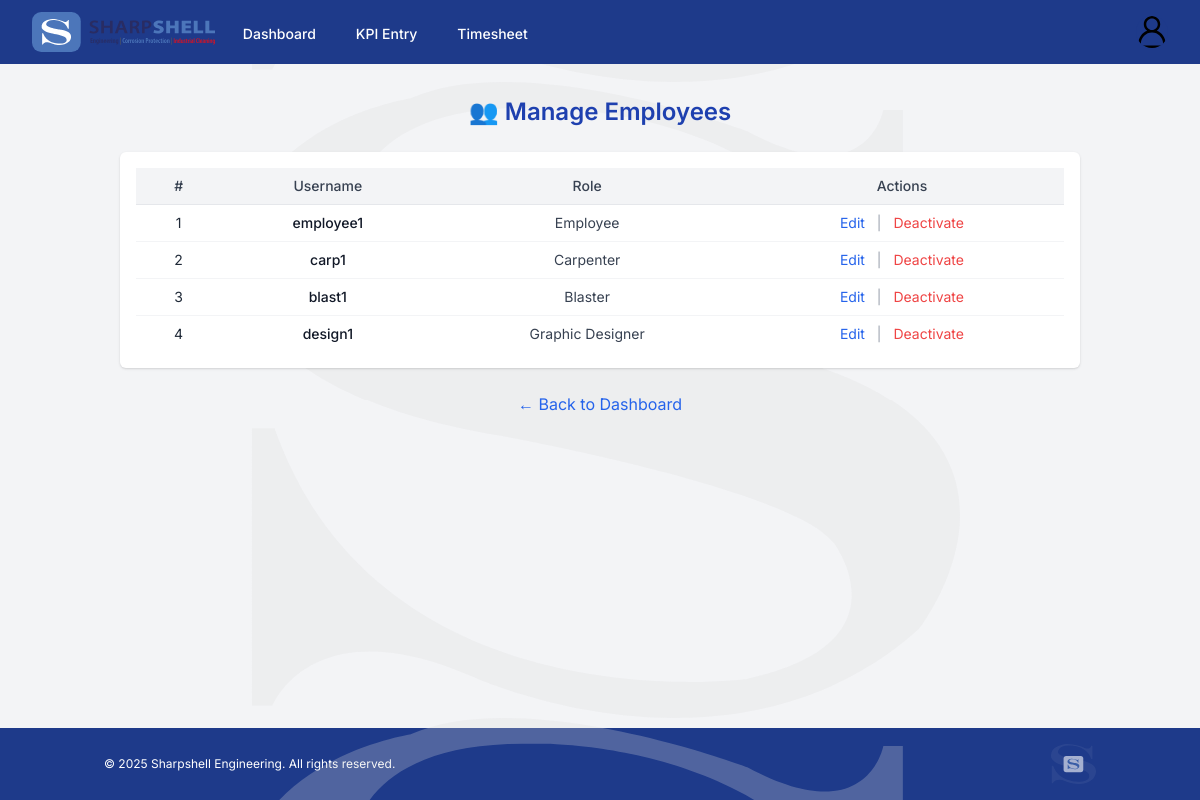
The page /manage_employees (signed in) on the database its author committed.
### app/models.py (models this page shows)
class User(db.Model, UserMixin):
    id = db.Column(db.Integer, primary_key=True)
    username = db.Column(db.String(150), nullable=False, unique=True)
    password = db.Column(db.String(150), nullable=False)
    role = db.Column(db.String(50), nullable=False)  # 'admin', 'supervisor', 'employee', etc.

### app/routes.py (the view)
@main.route('/manage_employees')
def manage_employees():
    if 'user_id' not in session:
        return redirect(url_for('main.login'))
    role = session.get('role', '').lower()
    if role not in ['admin', 'hr', 'supervisor', 'manager', 'senior manager']:
        return render_template('error.html', message="❌ You are not authorized to access this page."), 403
    employees = User.query.filter(User.role.notin_([
        'admin', 'hr', 'supervisor', 'manager', 'senior manager'
    ])).all()
    return render_template('manage_employees.html', employees=employees)

### app/__init__.py (called while the page is built)
def create_app():
    app = Flask(__name__)
    app.secret_key = 'your-secret-key'
    base_dir = os.path.abspath(os.path.dirname(__file__))  # app/
    db_path = os.path.join(base_dir, '..', 'database', 'pms.sqlite')
    app.config['SQLALCHEMY_DATABASE_URI'] = f"sqlite:///{db_path}"
    app.config['SQLALCHEMY_TRACK_MODIFICATIONS'] = False
    app.jinja_env.globals.update(now=datetime.now)
    app.jinja_env.globals['now'] = datetime.utcnow
    @app.context_processor
    def inject_datetime():
        return {'datetime': datetime}
    db.init_app(app)
    Migrate(app, db)
    login_manager.init_app(app)
    login_manager.login_view = 'main.login'
    login_manager.login_message = "Please log in to access this page."
    app.register_blueprint(main_blueprint)
    return app

### app/templates/manage_employees.html (shortened to what this page needs)
{% extends 'base.html' %}
{% block content %}
<div class="relative z-10 max-w-5xl mx-auto px-4">
    <h2 class="text-2xl font-semibold text-blue-800 mb-6 text-center">👥 Manage Employees</h2>
    {% if employees %}
        <div class="overflow-x-auto bg-white shadow rounded-md p-4">
            <table class="min-w-full divide-y divide-gray-200 text-sm text-center">
                <thead class="bg-gray-100 divide-x- divide-gray-300">
                    <tr>
                        <th class="px-4 py-2 font-medium text-gray-700">#</th>
                        <th class="px-4 py-2 font-medium text-gray-700">Username</th>
                        <th class="px-4 py-2 font-medium text-gray-700">Role</th>
                        <th class="px-4 py-2 font-medium text-gray-700">Actions</th>
                    </tr>
                </thead>
                <tbody class="divide-y divide-gray-100">
                    {% for user in employees %}
                    <tr class="hover:bg-gray-50">
                        <td class="px-4 py-2">{{ loop.index }}</td>
                        <td class="px-4 py-2 font-medium text-gray-900">{{ user.username }}</td>
                        <td class="px-4 py-2 capitalize text-gray-700">{{ user.role }}</td>
                        <td class="px-4 py-2 space-x-2">
                            <a href="#" class="text-blue-600 hover:underline text-sm">Edit</a>
                            <span class="text-gray-400">|</span>
                            <a href="#" class="text-red-500 hover:underline text-sm">Deactivate</a>
                        </td>
                    </tr>
                    {% endfor %}
                </tbody>
            </table>
        </div>
    {% else %}
        <p class="text-center text-sm text-gray-600 mt-4">No employees found.</p>
    {% endif %}
    <div class="text-center mt-6">
        <a href="{{ url_for('main.dashboard') }}" class="text-blue-600 hover:underline">← Back to Dashboard</a>
    </div>
</div>
{% endblock %}

### app/templates/base.html (style rules this page uses)
body { font-family: 'Inter', sans-serif; }

### rows shown on the page
User: username "employee1", role "Employee"
User: username "carp1", role "Carpenter"
User: username "blast1", role "Blaster"
User: username "design1", role "Graphic Designer"
